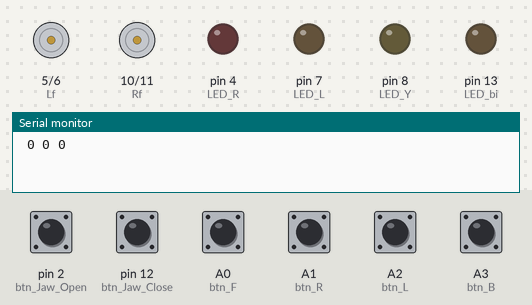
Bench run of a sketch on a simulated Arduino Uno, built with avr-gcc and run on an emulated ATmega328P. Parts: motor-driver pin pairs drawn as motors (green arrow = first pin HIGH = forward, orange = second pin HIGH = backward, longer = more drive), output pins drawn as LEDs (lit = HIGH), the last lines printed to the serial monitor. The test bench sets the inputs (shaded band); at power-on: A0 (btn_F), A1 (btn_R), A2 (btn_L), A3 (btn_B), pin 2 (btn_Jaw_Open), pin 12 (btn_Jaw_Close) LOW.

Above: at 1.2 s.
1.3 s: pin 2 (btn_Jaw_Open) pulled HIGH for 0.15 s
At 2.6 s:
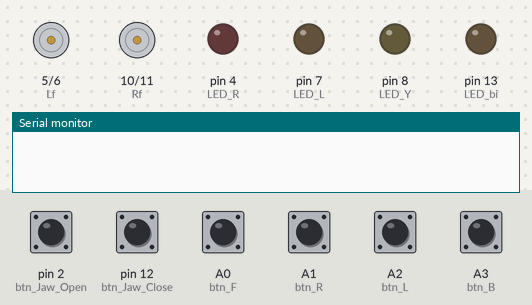
2.9 s: A0 (btn_F) pulled HIGH for 0.15 s
At 3.4 s:
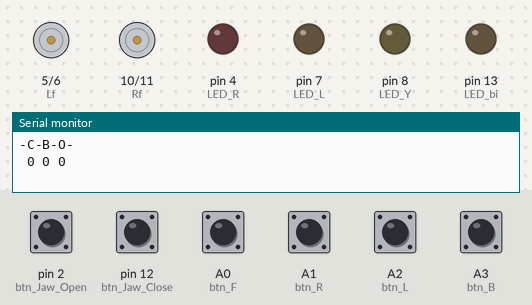
4.5 s: A1 (btn_R) pulled HIGH for 0.15 s
At 5.2 s:
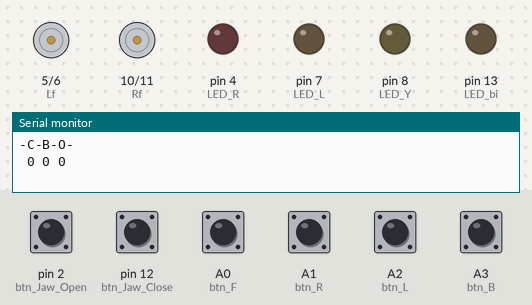
6.1 s: A2 (btn_L) pulled HIGH for 0.15 s
At 7.4 s:
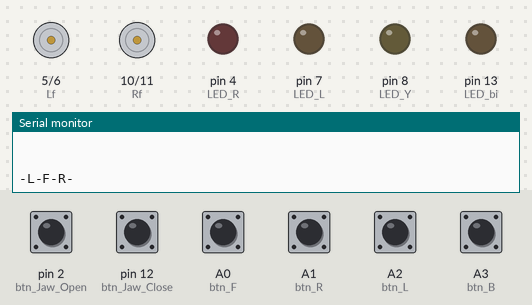
7.7 s: pin 12 (btn_Jaw_Close) pulled HIGH for 0.15 s
At 8.6 s:
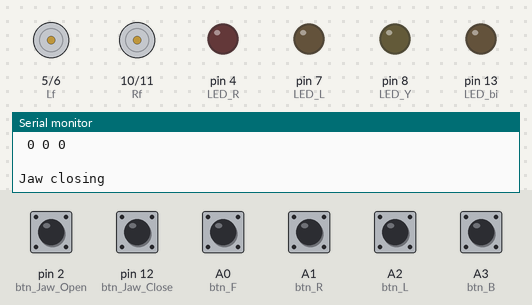
10.8 s: A3 (btn_B) pulled HIGH for 0.15 s
At 11.4 s:
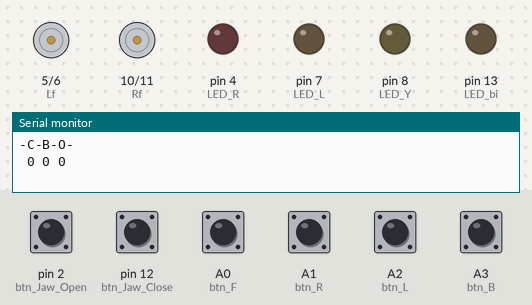
Timing chart, 0 to 13.8 s (numbered marks = the images above; inputs shaded):
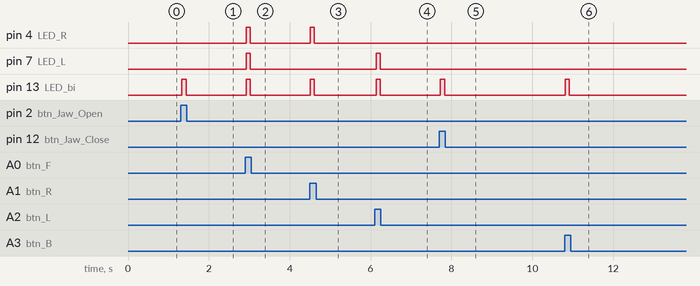

The sketch:

Button_LED_0417.ino
```cpp
const int btn_F = A0; // Green
int delta_F_L = 60;
int delta_F_R = 60;

const int btn_R = A1; // Orange
int delta_R_R = 60;

const int btn_L = A2; // Blue
int delta_L_L = 60;

const int btn_B = A3; // White
int delta_B_L = 40;
int delta_B_R = 40;

const int btn_Jaw_Open = 2;
const int btn_Jaw_Close = 12;

const int LED_bi = 13; // built-in LED, ON if any button is pressed
const int LED_R = 4; // Green, ON if the motor is on
const int LED_L = 7; // Green, OFF if the motor is off
const int LED_Y = 8; // Yellow, ON if backward or the jaw is operating

int pwm_L=0;
int pwm_R=0;

const int Lf = 5;
const int Lb = 6;
const int Rf = 10;
const int Rb = 11;

const int delay_time = 100;


void setup() {

  pinMode(btn_F,INPUT);
  pinMode(btn_R,INPUT);
  pinMode(btn_L,INPUT);
  pinMode(btn_B,INPUT);
  pinMode(LED_bi,OUTPUT);
  pinMode(LED_L,OUTPUT);
  pinMode(LED_R,OUTPUT);
  pinMode(LED_Y,OUTPUT);
  digitalWrite(LED_bi,LOW);
  Serial.begin(9600);
}

void loop() {

  pwm_L = 0;
  pwm_R = 0;

  Close_all_LED();
  Show_btn_status(digitalRead(btn_F),digitalRead(btn_L),digitalRead(btn_R),digitalRead(btn_B),digitalRead(btn_Jaw_Open),digitalRead(btn_Jaw_Close));

  if(digitalRead(btn_F)==HIGH || digitalRead(btn_L)==HIGH || digitalRead(btn_R)==HIGH || digitalRead(btn_B)==HIGH || digitalRead(btn_Jaw_Open)==HIGH || digitalRead(btn_Jaw_Close)==HIGH){
      digitalWrite(LED_bi,HIGH); // the built-in LED is ON if any button is pressed
      if(digitalRead(btn_F)==HIGH){
        pwm_L += delta_F_L;
        pwm_R += delta_F_R;
        digitalWrite(LED_L,HIGH);
        digitalWrite(LED_R,HIGH);
        delay(delay_time);
      }
      else if(digitalRead(btn_L)==HIGH){
        pwm_L += delta_L_L;
        digitalWrite(LED_L,HIGH);
        delay(delay_time);
      }
      else if(digitalRead(btn_R)==HIGH){
        pwm_R += delta_R_R;
        digitalWrite(LED_R,HIGH);
        delay(delay_time);
      }
      else if(digitalRead(btn_B)==HIGH){
        pwm_L -= delta_B_L;
        pwm_R -= delta_B_R;
        // digitalWrite(LED_Y,HIGH);
        delay(delay_time);
      }
      else if(digitalRead(btn_Jaw_Open)==HIGH){
           /* digitalWrite(LED_L,HIGH);
           digitalWrite(LED_R,HIGH);
           digitalWrite(LED_Y,HIGH); */
           Serial.println("Jaw opening");
           delay(delay_time);
       }
       else if(digitalRead(btn_Jaw_Close)==HIGH){
           /* digitalWrite(LED_L,HIGH);
           digitalWrite(LED_R,HIGH);
           digitalWrite(LED_Y,HIGH); */
           Serial.println("Jaw closing");
           delay(delay_time);
       }

      runMotor(pwm_L,pwm_R);

      Close_all_LED();
      runMotor(0,0);
      delay(1000);
  }


  /* Serial.print("pwm_L:");
  Serial.println(pwm_L);
  Serial.print("pwm_R:");
  Serial.println(pwm_R);
  Serial.println(" ");
   */

}

void Close_all_LED(){
    digitalWrite(LED_L,LOW);
    digitalWrite(LED_R,LOW);
    digitalWrite(LED_Y,LOW);
    digitalWrite(LED_bi,LOW);
}

void Show_btn_status(boolean F,boolean L,boolean R,boolean B,boolean O,boolean C){

  Serial.println(" ");
  Serial.println(" ");
  Serial.println("-L-F-R-");
  Serial.print(" ");
  Serial.print(L);
  Serial.print(" ");
  Serial.print(F);
  Serial.print(" ");
  Serial.print(R);
  Serial.println(" ");
  Serial.println(" ");
  Serial.println("-C-B-O-");
  Serial.print(" ");
  Serial.print(C);
  Serial.print(" ");
  Serial.print(B);
  Serial.print(" ");
  Serial.print(O);
  Serial.println(" ");
  Serial.println(" ");

/*
  Serial.println("-----");
  Serial.print("  ");
  Serial.println(F);
  Serial.print(L);
  Serial.print("   ");
  Serial.println(R);
  Serial.print("  ");
  Serial.println(B);
  Serial.print(O);
  Serial.print("   ");
  Serial.println(C);
  Serial.println("-----"); */

}

void runMotor(int pwm_L, int pwm_R){
  if(pwm_L>=0&&pwm_R>=0){
  analogWrite(Lf,pwm_L);
  analogWrite(Lb,0);
  analogWrite(Rf,pwm_R);
  analogWrite(Rb,0);
  }
  if(pwm_L<0&&pwm_R<0){
  analogWrite(Lf,0);
  analogWrite(Lb,pwm_L);
  analogWrite(Rf,0);
  analogWrite(Rb,pwm_R);
  }
}
```

Measured:
- after the input at 1.3 s, pin 13 (LED_bi): LOW → HIGH at once, → LOW 0.11 s later
- after the input at 2.9 s, pin 4 (LED_R), pin 7 (LED_L), pin 13 (LED_bi): LOW → HIGH at once, → LOW 0.10 s later
- after the input at 4.5 s, pin 4 (LED_R), pin 13 (LED_bi): LOW → HIGH at once, → LOW 0.10 s later
- after the input at 6.1 s, pin 7 (LED_L), pin 13 (LED_bi): LOW → HIGH at once, → LOW 0.10 s later
- after the input at 7.7 s, pin 13 (LED_bi): LOW → HIGH at once, → LOW 0.11 s later
- after the input at 10.8 s, pin 13 (LED_bi): LOW → HIGH at once, → LOW 0.10 s later
